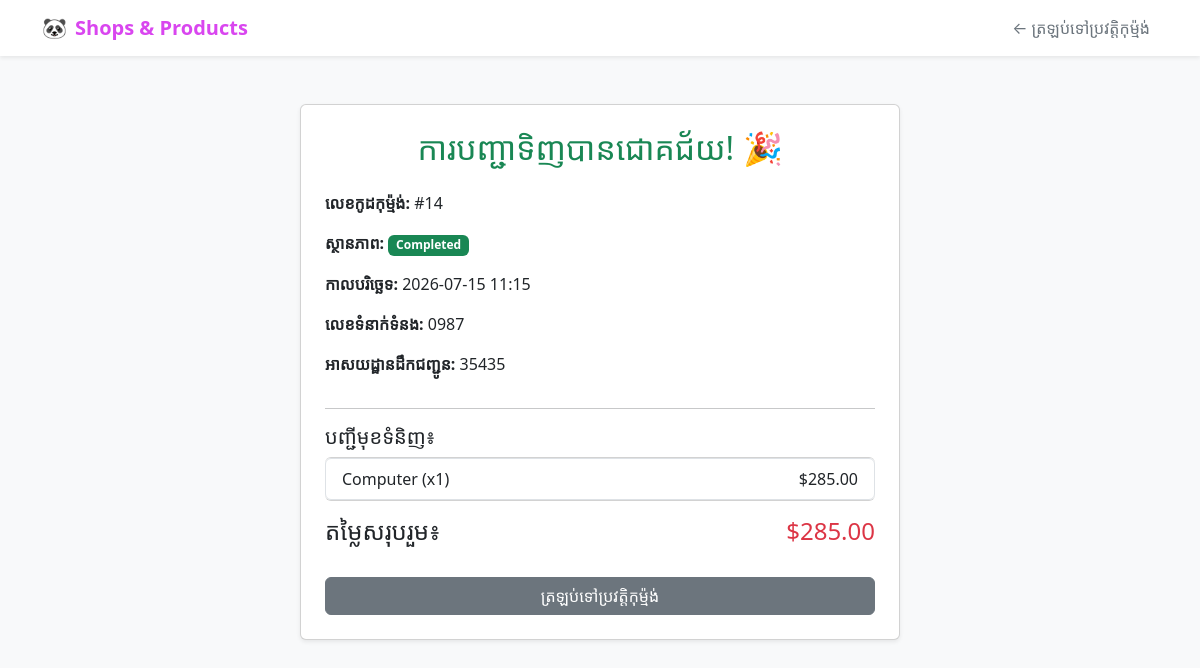
The app's page /order/14/ (signed in) with its own data.
### adminsystem/models.py (models this page shows, shortened)
class Order(models.Model):
    STATUS_CHOICES = (
        ('Pending', 'Pending'),
        ('Accepted', 'Accepted'),
        ('Completed', 'Completed'),
        ('Cancelled', 'Cancelled'),
    )
    user = models.ForeignKey(User, on_delete=models.CASCADE, null=True, blank=True)
    total_price = models.DecimalField(max_digits=10, decimal_places=2, default=0.00)
    status = models.CharField(max_length=20, choices=STATUS_CHOICES, default='Pending')
    created_at = models.DateTimeField(auto_now_add=True)
    phone = models.CharField(max_length=20, blank=True, null=True)
    address = models.TextField(blank=True, null=True)

class OrderItem(models.Model):
    order = models.ForeignKey(Order, on_delete=models.CASCADE, related_name='items')
    product = models.ForeignKey(Product, on_delete=models.CASCADE)
    quantity = models.PositiveIntegerField(default=1)
    price = models.DecimalField(max_digits=10, decimal_places=2)

class Product(models.Model):
    shop = models.ForeignKey(Shop, on_delete=models.CASCADE)
    name = models.CharField(max_length=200)
    price = models.DecimalField(max_digits=10, decimal_places=2)
    image = models.ImageField(upload_to='product_images/', blank=True, null=True)  # បន្ថែម field រូបភាពសម្រាប់ផលិតផល
    description = models.TextField(
        blank=True,
        null=True,
        verbose_name="ការពិពណ៌នាផលិតផល"
    )
    discount = models.IntegerField(
        default=0,
        verbose_name="ការបញ្ចុះតម្លៃ (%)"
    )  # ឧទាហរណ៍៖ បញ្ចូលលេខ 5 សម្រាប់បញ្ចុះតម្លៃ 5%

### adminsystem/views.py (the view)
# urls.py: path('order/<int:order_id>/', views.order_detail, name='order_detail'),
@login_required(login_url='login')
def order_detail(request, order_id):
    order = get_object_or_404(Order, id=order_id, user=request.user)
    return render(request, 'order_detail.html', {
        'order': order
    })

### adminsystem/views.py (called while the page is built)
def active_orders_count(request):
    if request.user.is_authenticated:
        count = Order.objects.filter(
            user=request.user,
            status__in=['Pending', 'Accepted']
        ).count()
        return {'active_orders_count': count}
    return {'active_orders_count': 0}

### adminsystem/templates/order_detail.html (shortened to what this page needs)
<!DOCTYPE html>
<html lang="en">
<head>
    <link rel="stylesheet" href="https://cdn.jsdelivr.net/npm/bootstrap@5.3.0/dist/css/bootstrap.min.css">
</head>
<body class="bg-light">
<nav class="navbar navbar-expand-lg navbar-light bg-white shadow-sm mb-4">
    <div class="container">
        <a class="navbar-brand font-weight-bold text-danger d-flex align-items-center gap-2" href="{% url 'index' %}">
            🐼 <span style="color: #d946ef; font-weight: bold;">Shops & Products</span>
        </a>
        <div class="navbar-nav ms-auto">
            <a class="nav-link text-secondary" href="{% url 'my_orders' %}">← ត្រឡប់ទៅប្រវត្តិកុម្ម៉ង់</a>
        </div>
    </div>
</nav>
<div class="container mt-5">
    <div class="card p-4 shadow-sm mx-auto" style="max-width: 600px;">
        <h2 class="text-success text-center mb-4">ការបញ្ជាទិញបានជោគជ័យ! 🎉</h2>
        <p><strong>លេខកូដកុម្ម៉ង់:</strong> #{{ order.id }}</p>
        <p><strong>ស្ថានភាព:</strong>
            <span class="badge {% if order.status == 'Pending' %} bg-warning text-dark {% elif order.status == 'Accepted' %} bg-primary {% elif order.status == 'Completed' %} bg-success {% elif order.status == 'Cancelled' %} bg-danger {% endif %}">
                {{ order.status }}
            </span>
        </p>
        <p><strong>កាលបរិច្ឆេទ:</strong> {{ order.created_at|date:"Y-m-d H:i" }}</p>
        <p><strong>លេខទំនាក់ទំនង:</strong> {{ order.phone|default:"មិនទាន់បំពេញ" }}</p>
        <p><strong>អាសយដ្ឋានដឹកជញ្ជូន:</strong> {{ order.address|default:"មិនទាន់បំពេញ" }}</p>
        <hr>
        <h5>បញ្ជីមុខទំនិញ៖</h5>
        <ul class="list-group mb-3">
            {% for item in order.items.all %}
            <li class="list-group-item d-flex justify-content-between align-items-center">
                {{ item.product.name }} (x{{ item.quantity }})
                <span>${{ item.price }}</span>
            </li>
            {% endfor %}
        </ul>
        <div class="d-flex justify-content-between align-items-center mb-4">
            <h4>តម្លៃសរុបរួម៖</h4>
            <h4 class="text-danger">${{ order.total_price }}</h4>
        </div>
        <a href="{% url 'my_orders' %}" class="btn btn-secondary w-100">ត្រឡប់ទៅប្រវត្តិកុម្ម៉ង់</a>
    </div>
</div>
</body>
</html>

### records on screen
Order: id "14", status "Completed", created_at "2026-07-15 11:15", phone "0987", address "35435", total_price "285.00"
OrderItem: product.name "Computer", quantity "1", price "285.00"
